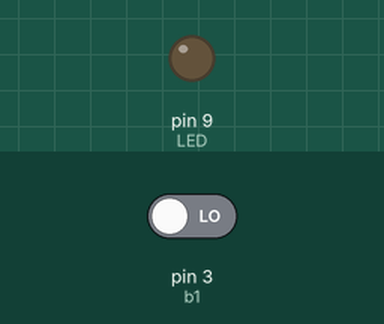
This sketch was run on a simulated Arduino Uno, built with avr-gcc and run on an emulated ATmega328P. Parts: output pins drawn as LEDs (lit = HIGH). The test bench sets the inputs (shaded band); at power-on: pin 3 (b1) LOW.

Above: at 1.2 s.
1.3 s: pin 3 (b1) driven HIGH
At 3.1 s:
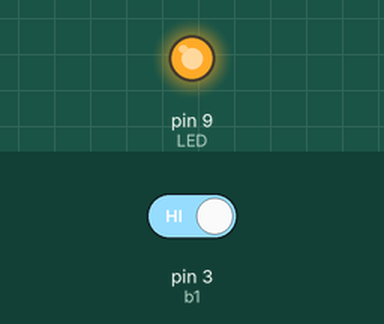
Timing chart, 0 to 4.6 s (numbered marks = the images above; inputs shaded):
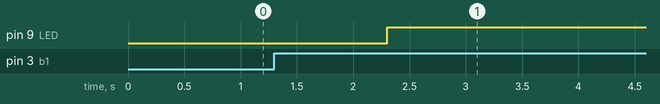

The sketch:

Aula4.ino
```cpp
/*
Entender Lógica, if else, for, while var(int, float, bool)
Pratica: Semáforo com tempo, apertar botão duas vezes
*/

/*
int armazenar números inteiros, sem casas decimais
float armazenar números com casas decimais
bool armazenar valores booleanos (true ou false)
char armazenar caracteres individuais
String armazenar sequências de caracteres (texto)
long armazenar números inteiros maiores que int
double armazenar números de ponto flutuante com maior precisão
byte armazenar números inteiros de 0 a 255
unsigned int armazenar números inteiros positivos de 0 a 65535
short armazenar números inteiros menores que int
unsigned long armazenar números inteiros positivos maiores que long
*/

int LED = 9;
int b1 = 3;
int contador = 0;


void ifElseLoop(){
    if (b1 == HIGH){
        digitalWrite(LED, HIGH);
    } else {
        digitalWrite(LED, LOW);
    }
}
void forLoop(){
    for (int i = 0; i < 10; i++){
        digitalWrite(LED, HIGH);
        delay(500);
        digitalWrite(LED, LOW);
        delay(500);
    }
}

void whileLoop(){
    while (digitalRead(b1) == HIGH){
        digitalWrite(LED, HIGH);
    }
}

void setup() {
    pinMode(LED, OUTPUT);
    pinMode(b1, INPUT);

}

void loop() {
    /*Pratica ligar led com 2 cliques*/
    if (digitalRead(b1) == HIGH){
        contador++;
        delay(500);

        if (contador == 2){
            digitalWrite(LED, HIGH);
            contador = 0; //Reseta o contador
        }
    }

}
```

Measured:
- after the input at 1.3 s, pin 9 (LED): LOW → HIGH after 1.0 s
